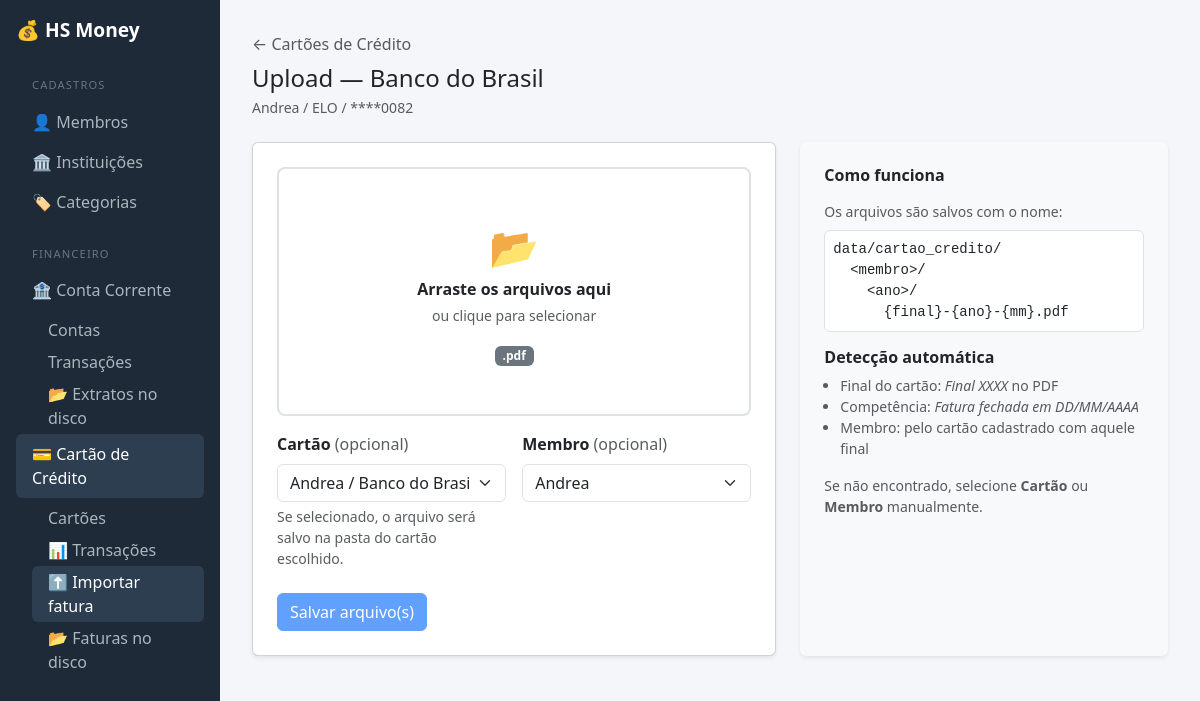
/cartao/cartoes/6/upload/, run on the app's committed database.
### hs_money/cartao_credito/models.py (models this page shows, shortened)
class Cartao(models.Model):
    instituicao = models.ForeignKey(
        InstituicaoFinanceira,
        on_delete=models.CASCADE,
        related_name="cartoes",
    )
    bandeira = models.CharField(max_length=60, blank=True, null=True)
    cartao_final = models.CharField(max_length=8)  # ex.: "6462"
    membro = models.ForeignKey(
        Membro,
        on_delete=models.SET_NULL,
        null=True,
        blank=True,
        related_name="cartoes",
    )
    ativo = models.BooleanField(default=True)
    class Meta:
        constraints = [
            models.UniqueConstraint(
                fields=["instituicao", "bandeira", "cartao_final"],
                name="uniq_cartao_instituicao_bandeira_final",
            ),
        ]
        indexes = [
            models.Index(fields=["cartao_final"]),
            models.Index(fields=["membro"]),
        ]

### hs_money/core/models.py (models this page shows, shortened)
class InstituicaoFinanceira(models.Model):
    TIPO_CHOICES = [
        ("banco", "Banco"),
        ("corretora", "Corretora"),
        ("fintech", "Fintech"),
        ("cooperativa", "Cooperativa"),
        ("outro", "Outro"),
    ]
    nome = models.CharField(max_length=100)
    codigo = models.CharField(max_length=20, blank=True, null=True)
    tipo = models.CharField(max_length=20, choices=TIPO_CHOICES, default="banco")

class Membro(models.Model):
    nome = models.CharField("Nome", max_length=100)
    adulto = models.BooleanField(default=True)
    ordem = models.PositiveIntegerField("Ordem", default=0)
    class Meta:
        ordering = ["ordem", "nome"]

### hs_money/cartao_credito/views.py (the view, shortened to what this page needs)
# urls.py: path('upload/',                                views.upload_fatura,   name='upload_fatura'),
def upload_fatura(request, cartao_pk=None):
    cartao_selecionado = get_object_or_404(Cartao, pk=cartao_pk) if cartao_pk else None
    cartoes  = Cartao.objects.select_related('membro', 'instituicao').order_by('membro__nome', 'cartao_final')
    membros  = Membro.objects.order_by('nome')
    if request.method != 'POST':
        return render(request, 'cartao_credito/upload/form.html', {
            'cartoes':            cartoes,
            'membros':            membros,
            'cartao_selecionado': cartao_selecionado,
        })

### hs_money/cartao_credito/templates/cartao_credito/upload/form.html (shortened to what this page needs)
{% extends "core/base.html" %}
{% block content %}
{% if cartao_selecionado %}
<p class="mb-2">
  <a href="{% url 'cartao_credito:cartao_lista' %}" class="text-decoration-none text-muted">
    ← Cartões de Crédito
  </a>
</p>
<h4 class="mb-1">Upload — {{ cartao_selecionado.instituicao.nome }}</h4>
<p class="text-muted small mb-4">
  {% if cartao_selecionado.membro %}{{ cartao_selecionado.membro.nome }} /{% endif %}
  {% if cartao_selecionado.bandeira %}{{ cartao_selecionado.bandeira }} /{% endif %}
  ****{{ cartao_selecionado.cartao_final }}
</p>
{% else %}
<div class="d-flex justify-content-between align-items-center mb-4">
  <h4 class="mb-0">⬆️ Importar Fatura — Cartão de Crédito</h4>
  <a href="{% url 'cartao_credito:cartao_lista' %}" class="btn btn-outline-secondary btn-sm">← Cartões</a>
</div>
{% endif %}
<div class="row g-4">
  <div class="col-lg-7">
    <div class="card shadow-sm">
      <div class="card-body p-4">
        <form method="post" enctype="multipart/form-data" id="upload-form">
          <div id="dropzone"
               class="border border-2 rounded-3 text-center p-5 mb-3"
               style="border-style:dashed; border-color:#adb5bd; cursor:pointer; transition: background .2s;">
            <div id="dz-idle">
              <div style="font-size:2.5rem;">📂</div>
              <p class="mb-1 fw-semibold">Arraste os arquivos aqui</p>
              <p class="text-muted small mb-3">ou clique para selecionar</p>
              <span class="badge bg-secondary">.pdf</span>
            </div>
          </div>
          <div class="row g-3 mb-4">
            <div class="col-md-6">
              <label class="form-label fw-semibold">
                Cartão <span class="text-muted fw-normal">(opcional)</span>
              </label>
              <select name="cartao" class="form-select">
                {% for c in cartoes %}
                  <option value="{{ c.pk }}"
                    {% if cartao_selecionado and cartao_selecionado.pk == c.pk %}selected{% endif %}>
                    {% if c.membro %}{{ c.membro.nome }} / {% endif %}{{ c.instituicao.nome }} ****{{ c.cartao_final }}{% if c.bandeira %} ({{ c.bandeira }}){% endif %}
                  </option>
                {% endfor %}
              </select>
              <div class="form-text">Se selecionado, o arquivo será salvo na pasta do cartão escolhido.</div>
            </div>
            <div class="col-md-6">
              <label class="form-label fw-semibold">
                Membro <span class="text-muted fw-normal">(opcional)</span>
              </label>
              <select name="membro" class="form-select">
                {% for m in membros %}
                  <option value="{{ m.pk }}"
                    {% if cartao_selecionado and cartao_selecionado.membro and cartao_selecionado.membro.pk == m.pk %}selected{% endif %}>
                    {{ m.nome }}
                  </option>
                {% endfor %}
              </select>
            </div>
          </div>
          <button type="submit" class="btn btn-primary" id="submit-btn" disabled>
            Salvar arquivo(s)
          </button>
        </form>
      </div>
    </div>
  </div>
  <div class="col-lg-5">
    <div class="card shadow-sm h-100 border-0 bg-light">
      <div class="card-body p-4">
        <h6 class="fw-bold mb-3">Como funciona</h6>
        <p class="small text-muted mb-2">Os arquivos são salvos com o nome:</p>
        <pre class="bg-white border rounded p-2 small">data/cartao_credito/
  &lt;membro&gt;/
    &lt;ano&gt;/
      {final}-{ano}-{mm}.pdf</pre>
        <h6 class="fw-bold mt-3 mb-2">Detecção automática</h6>
        <ul class="small text-muted ps-3">
          <li>Final do cartão: <em>Final XXXX</em> no PDF</li>
          <li>Competência: <em>Fatura fechada em DD/MM/AAAA</em></li>
          <li>Membro: pelo cartão cadastrado com aquele final</li>
        </ul>
        <p class="small text-muted mt-2 mb-0">
          Se não encontrado, selecione <strong>Cartão</strong> ou <strong>Membro</strong> manualmente.
        </p>
      </div>
    </div>
  </div>
</div>
{% endblock %}

### hs_money/core/templates/core/base.html (style rules this page uses)
body { background: #f5f6fa; }

### data on the page
Cartao: instituicao.nome "Banco do Brasil", membro.nome "Andrea", bandeira "ELO", cartao_final "0082", membro "Andrea"

### other printed values
form field cartao "Andrea / Banco do Brasil ****0082 (ELO)"
